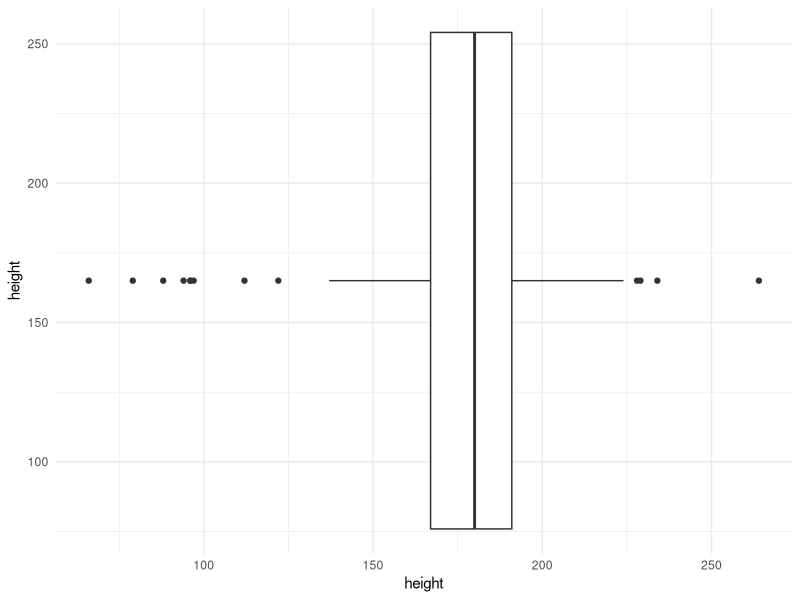

Here is the R script that generated this plot:
### Einaldung Anne

# Anne Packages laden
install.packages("tidyverse")

install.packages("lubridate")

install.packages("psych")

install.packages("esquisse")

install.packages("ggthemes")

# Bibliothek laden
library(tidyverse)
library(psych)

# Liste der verfügbaren Datensätze
data()


# Auswahl Datensatz
data(starwars)
starwars
library(ggplot2)

# Test Boxplot Größe "height"
ggplot(data = starwars) +
  aes(x = height, y = height) +
  geom_boxplot(fill = "#ffffff") +
  coord_flip() +
  theme_minimal()

